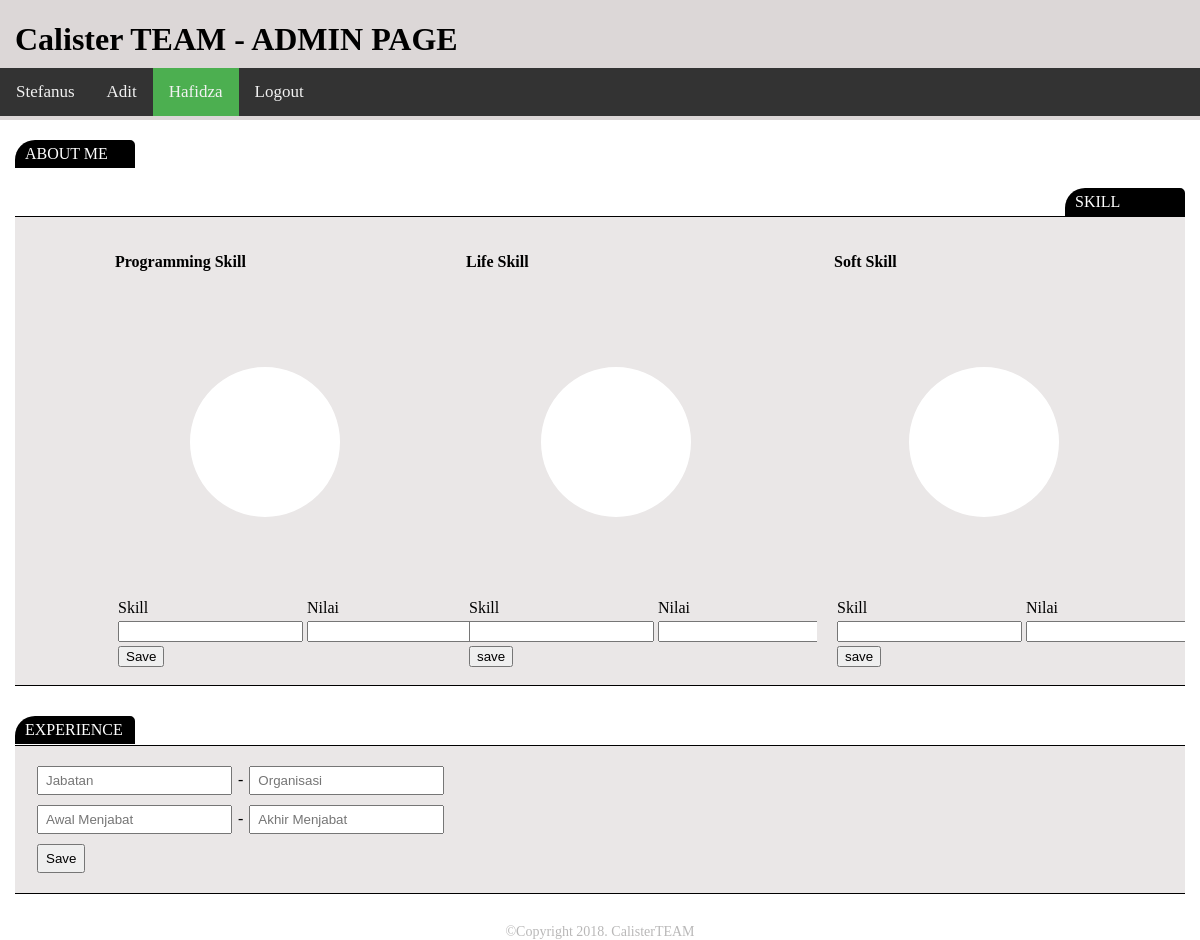
The page /admin/3.php (signed in) on the database as committed earlier.
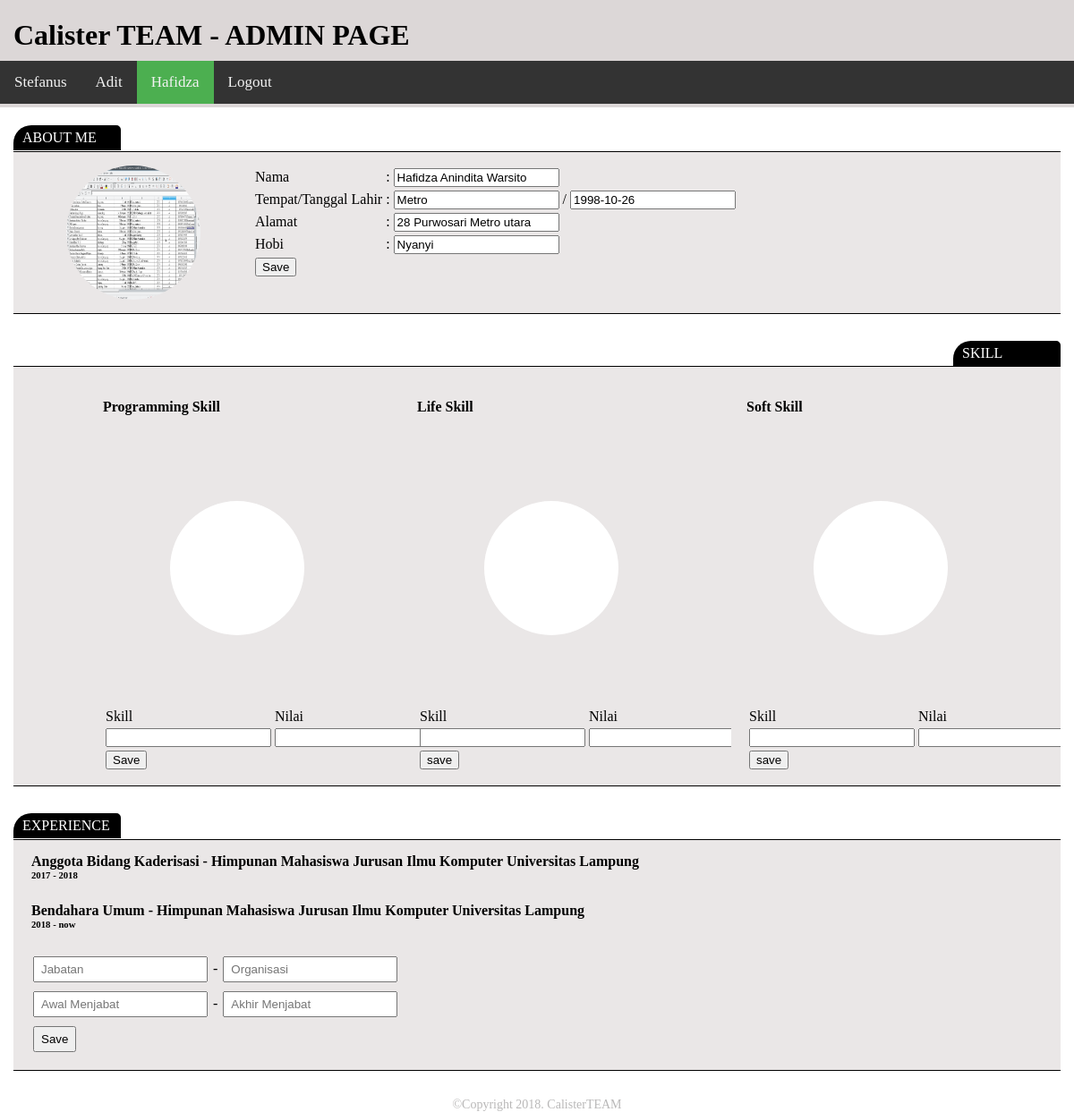
The same page on the database as committed later.
### tables this page shows
CREATE TABLE `biodata` (
  `id` int(11) NOT NULL,
  `nama` varchar(100) NOT NULL,
  `tmpt_lahir` varchar(50) NOT NULL,
  `tgl_lahir` date NOT NULL,
  `alamat` text NOT NULL,
  `hobi` varchar(100) NOT NULL
);

CREATE TABLE `experience` (
  `id` int(11) NOT NULL,
  `name` varchar(150) NOT NULL,
  `organization` varchar(100) NOT NULL,
  `start` year(4) NOT NULL,
  `end` year(4) NOT NULL,
  `pemilik` int(11) NOT NULL
);

### admin/3.php (the view, shortened to what this page needs)
<!DOCTYPE html>
<html>
<head>
	<link rel="stylesheet" type="text/css" href="src/css/style.css">
</head>
<body>
	<div class="top">
		<div class="containt">
			<h1 class="title">Calister TEAM - ADMIN PAGE</h1>
			<div class="nav" id="topnav">
				<a href="1">Stefanus</a>
				<a href="2">Adit</a>
				<a href="3" class="active">Hafidza</a>
				<a href="src/process/logout">Logout</a>
			</div>
		</div>
	</div>
	<div class="label">ABOUT ME</div>
	<?php
		$my = 3;
		include 'src/process/connection.php';
		$sql = "SELECT * FROM biodata WHERE id='$my'";
		$query = mysqli_query($dbconnect, $sql) or die (mysqli_error($dbconnect));
		while($row = mysqli_fetch_array($query)) :
	?>
	<div class="bio">
		<div class="containt">
			<div class="tag">
				<form method="POST" action="src/process/bio.php">
				<img src="src/img/a1.png">
				<div id="bio">
				<table>
					<tr>
						<td>Nama </td>
						<td>:</td>
						<td><input type="text" name="nama" value="<?= $row['nama']; ?>"></td>
					</tr>
					<tr>
						<td>Tempat/Tanggal Lahir </td>
						<td>:</td>
						<td><input type="text" name="tmpt" value="<?= $row['tmpt_lahir']; ?>"> / <input type="text" name="tgl" value="<?= $row['tgl_lahir']; ?>"></td>
					</tr>
					<tr>
						<td>Alamat </td>
						<td>:</td>
						<td><input type="text" name="alamat" value="<?= $row['alamat']; ?>"></td>
					</tr>
					<tr>
						<td>Hobi </td>
						<td>:</td>
						<td><input type="text" name="hobi" value="<?= $row['hobi']; ?>"></td>
					</tr>
					<tr>
						<td>
							<input type="submit" name="save" value="Save">
						</td>
					</tr>
				</table>
				</div>
				</form>
			</div>
		</div>
	</div>
	<?php
		endwhile;
	?>
	<div class="label-right">SKILL</div>
	<div class="bio">
		<div class="containt">
			<div class="tag">
				<form method="POST" action="src/process/skill.php">
					<div id="kiri">
						<h4>Programming Skill</h4>
						<canvas id="myCanvas"></canvas>
						<table>
							<tr>
								<td>Skill</td>
								<td>Nilai</td>
							</tr>
							<form method="POST" action="src/process/skill.php">
							<tr>
								<td><input type="text" name="nama"></td>
								<td><input type="text" name="value"></td>
							</tr>
							<tr>
								<td>
									<input type="submit" name="save" value="Save">
								</td>
							</tr>
							</form>
						</table>
					</div>
					<?php include "src/diagram/diagram2-3.php" ?>
					<?php include 'src/diagram/diagram3-3.php'; ?>
			</div>
		</div>
	</div>
	<div class="label">EXPERIENCE</div>
	<div class="bio">
		<div class="containt">
			<div class="tag">
				<div id="exp" style="padding: 0px 20px;">
				<?php
					$sql = "SELECT * FROM experience WHERE pemilik='$my'";
					$query = mysqli_query($dbconnect, $sql) or die (mysqli_error($dbconnect));
					while($row = mysqli_fetch_array($query)) :
				?>
				<h4 style="margin: 0px;"><?= $row['name']; ?> - <?= $row['organization']; ?></h4>
				<h6 style="padding-top: 0px; padding-bottom: 0px; margin-top: 0px;"><?= $row['start']; ?> -
					<?php
						if($row['end']=="0000")
							echo "now";
						else
							echo $row['end'];
					?></h6>
				<?php endwhile; ?>
				<form method="POST" action="src/process/experience.php" id="fexp">
					<input type="text" name="name" placeholder="Jabatan"> - <input type="text" name="org" placeholder="Organisasi"><br>
					<input type="text" maxlength="4" name="start" placeholder="Awal Menjabat"> - <input id="date"type="text" name="end" maxlength="4" placeholder="Akhir Menjabat"><br>
					<input type="submit" name="Save" value="Save">
				</form>
				</div>
			</div>
		</div>
	</div>
	<div id="foot" style="width: 100%; text-align: center; bottom: 0; padding: 0px; font-size: 14px; color: #b9b8b8;margin-top: 20px;">
		&copyCopyright 2018. CalisterTEAM
	</div>
</body>
</html>

Rows that differ between the two databases and show on the page:
added biodata: nama "Hafidza Anindita Warsito", tmpt "Metro", tgl "1998-10-26", alamat "28 Purwosari Metro utara", hobi "Nyanyi"
added experience: name "Anggota Bidang Kaderisasi", organization "Himpunan Mahasiswa Jurusan Ilmu Komputer Universitas Lampung", start "2017", end "2018"
added experience: name "Bendahara Umum", organization "Himpunan Mahasiswa Jurusan Ilmu Komputer Universitas Lampung", start "2018", end "now"
